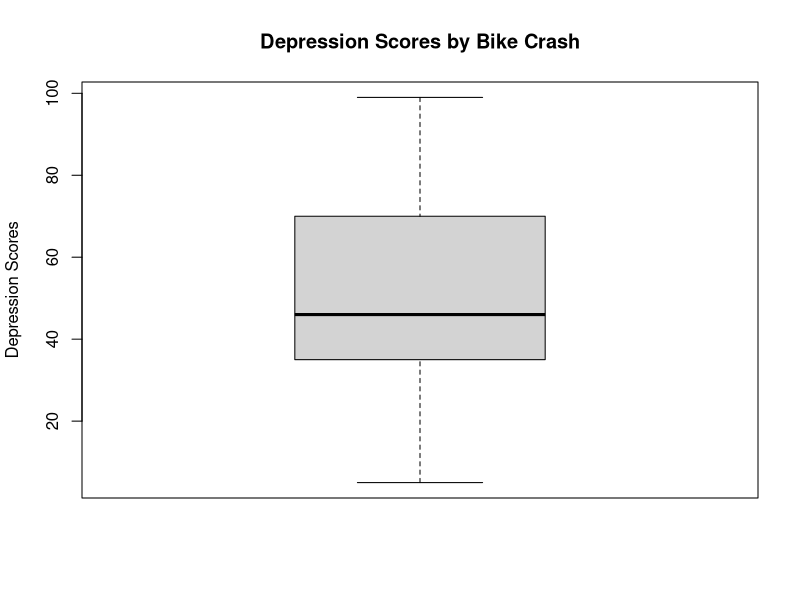
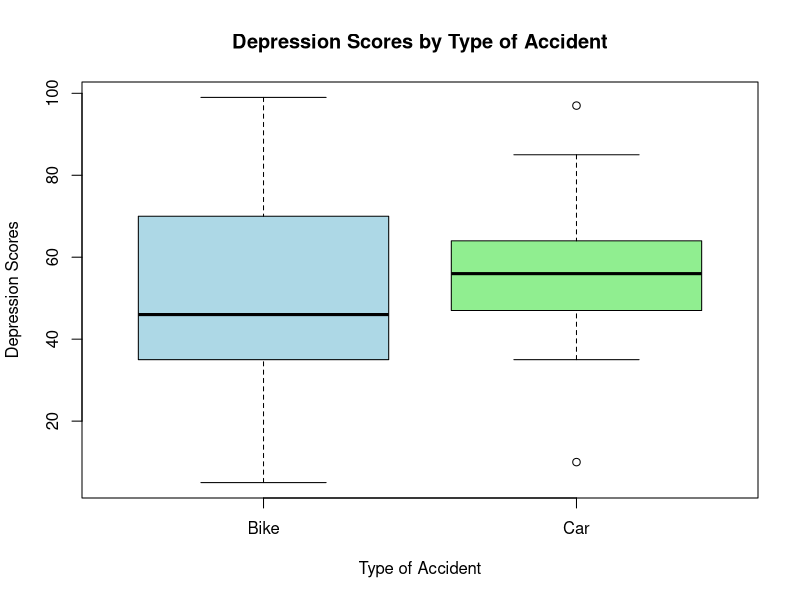

Source code (R) for these figures, in order:
## ---- chunk 1
# Basic info
bike_scores <- c(45, 39, 25, 47, 49, 5, 70, 99, 74, 37, 99, 35, 8, 59)
car_scores <- c(67, 50, 85, 43, 64, 35, 47, 97, 58, 58, 10, 56, 50)
## ---- chunk 2
mean_bike = mean(bike_scores)
median_bike = median(bike_scores)
range_bike = range(bike_scores)
sd_bike = sd(bike_scores)
cat("Mean (bike crash group):", mean_bike, "\n")
cat("Median (bike crash group):", median_bike, "\n")
cat("Range (bike crash group):", range_bike, "\n")
cat("Standard Deviation (bike crash group):", sd_bike, "\n")
## ---- chunk 3
# Box plot
accident_type <- factor(c(rep("Bike", length(bike_scores))))
depression_scores <- c(bike_scores)

boxplot(depression_scores, 
        main = "Depression Scores by Bike Crash",
        ylab = "Depression Scores",
        border = "black")

## ---- chunk 4
# Box plot
accident_type <- factor(c(rep("Bike", length(bike_scores)), rep("Car", length(car_scores))))
depression_scores <- c(bike_scores, car_scores)

boxplot(depression_scores ~ accident_type, 
        main = "Depression Scores by Type of Accident",
        xlab = "Type of Accident",
        ylab = "Depression Scores",
        col = c("lightblue", "lightgreen"))

